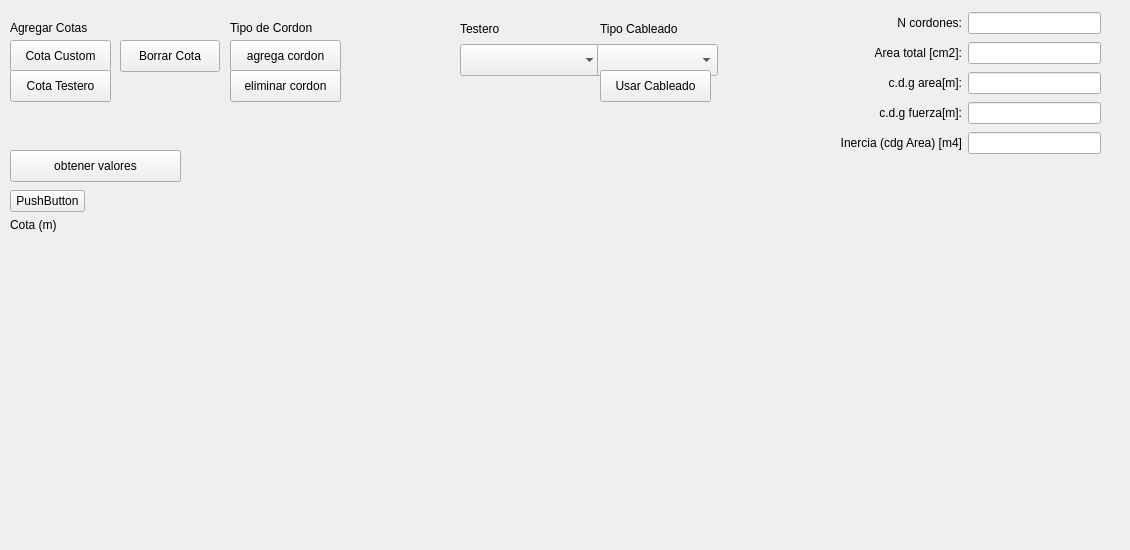
   <widget class="QWidget" name="tab_2">
    <attribute name="title">
     <string>Arm. Activa</string>
    </attribute>
    <widget class="QWidget" name="gridLayoutWidget_2">
     <property name="geometry">
      <rect>
       <x>10</x>
       <y>190</y>
       <width>1111</width>
       <height>351</height>
      </rect>
     </property>
     <layout class="QGridLayout" name="gridLayout">
      <property name="horizontalSpacing">
       <number>-1</number>
      </property>
      <item row="1" column="0">
       <layout class="QVBoxLayout" name="verticalLayout">
        <property name="spacing">
         <number>0</number>
        </property>
        <item>
         <widget class="QLabel" name="tab2_label_cota">
          <property name="maximumSize">
           <size>
            <width>100</width>
            <height>16777215</height>
           </size>
          </property>
          <property name="text">
           <string>Cota (m)</string>
          </property>
         </widget>
        </item>
        <item>
         <spacer name="verticalSpacer_2">
          <property name="orientation">
           <enum>Qt::Orientation::Vertical</enum>
          </property>
          <property name="sizeHint" stdset="0">
           <size>
            <width>20</width>
            <height>40</height>
           </size>
          </property>
         </spacer>
        </item>
       </layout>
      </item>
      <item row="0" column="0">
       <widget class="QPushButton" name="tab2_relleno_layout_armaduras">
        <property name="enabled">
         <bool>true</bool>
        </property>
        <property name="maximumSize">
         <size>
          <width>75</width>
          <height>16777215</height>
         </size>
        </property>
        <property name="text">
         <string>PushButton</string>
        </property>
       </widget>
      </item>
      <item row="1" column="1">
       <spacer name="horizontalSpacer">
        <property name="orientation">
         <enum>Qt::Orientation::Horizontal</enum>
        </property>
        <property name="sizeHint" stdset="0">
         <size>
          <width>40</width>
          <height>20</height>
         </size>
        </property>
       </spacer>
      </item>
     </layout>
    </widget>
    <widget class="QPushButton" name="tab2_btn_add_cota_custom">
     <property name="geometry">
      <rect>
       <x>10</x>
       <y>40</y>
       <width>101</width>
       <height>32</height>
      </rect>
     </property>
     <property name="text">
      <string>Cota Custom</string>
     </property>
    </widget>
    <widget class="QPushButton" name="tab2_btn_add_cord">
     <property name="geometry">
      <rect>
       <x>230</x>
       <y>40</y>
       <width>111</width>
       <height>32</height>
      </rect>
     </property>
     <property name="text">
      <string>agrega cordon</string>
     </property>
    </widget>
    <widget class="QPushButton" name="tab2_btn_del_cota">
     <property name="geometry">
      <rect>
       <x>120</x>
       <y>40</y>
       <width>100</width>
       <height>32</height>
      </rect>
     </property>
     <property name="text">
      <string>Borrar Cota</string>
     </property>
    </widget>
    <widget class="QPushButton" name="tab2_btn_del_cord">
     <property name="geometry">
      <rect>
       <x>230</x>
       <y>70</y>
       <width>111</width>
       <height>32</height>
      </rect>
     </property>
     <property name="text">
      <string>eliminar cordon</string>
     </property>
    </widget>
    <widget class="QWidget" name="gridLayoutWidget_3">
     <property name="geometry">
      <rect>
       <x>840</x>
       <y>10</y>
       <width>261</width>
       <height>147</height>
      </rect>
     </property>
     <layout class="QGridLayout" name="tab2_gridLayout_totales">
      <item row="0" column="0">
       <widget class="QLabel" name="tab2_label_cant_cord">
        <property name="text">
         <string>N cordones:</string>
        </property>
        <property name="alignment">
         <set>Qt::AlignmentFlag::AlignRight|Qt::AlignmentFlag::AlignTrailing|Qt::AlignmentFlag::AlignVCenter</set>
        </property>
       </widget>
      </item>
      <item row="3" column="0">
       <widget class="QLabel" name="tab2_label_cdg_fuerza">
        <property name="text">
         <string>c.d.g fuerza[m]:</string>
        </property>
        <property name="alignment">
         <set>Qt::AlignmentFlag::AlignRight|Qt::AlignmentFlag::AlignTrailing|Qt::AlignmentFlag::AlignVCenter</set>
        </property>
       </widget>
      </item>
      <item row="1" column="0">
       <widget class="QLabel" name="tab2_label_area_total">
        <property name="text">
         <string>Area total [cm2]:</string>
        </property>
        <property name="alignment">
         <set>Qt::AlignmentFlag::AlignRight|Qt::AlignmentFlag::AlignTrailing|Qt::AlignmentFlag::AlignVCenter</set>
        </property>
       </widget>
      </item>
      <item row="2" column="0">
       <widget class="QLabel" name="tab2_label_cdg_area">
        <property name="text">
         <string>c.d.g area[m]:</string>
        </property>
        <property name="alignment">
         <set>Qt::AlignmentFlag::AlignRight|Qt::AlignmentFlag::AlignTrailing|Qt::AlignmentFlag::AlignVCenter</set>
        </property>
       </widget>
      </item>
      <item row="0" column="1">
       <widget class="QLineEdit" name="tab2_line_total_cordones"/>
      </item>
      <item row="3" column="1">
       <widget class="QLineEdit" name="tab2_line_total_cdg_fuerza"/>
      </item>
      <item row="1" column="1">
       <widget class="QLineEdit" name="tab2_line_total_area"/>
      </item>
      <item row="2" column="1">
       <widget class="QLineEdit" name="tab2_line_total_cdg_area"/>
      </item>
      <item row="4" column="0">
       <widget class="QLabel" name="tab2_label_inercia">
        <property name="text">
         <string>Inercia (cdg Area) [m4]</string>
        </property>
        <property name="alignment">
         <set>Qt::AlignmentFlag::AlignRight|Qt::AlignmentFlag::AlignTrailing|Qt::AlignmentFlag::AlignVCenter</set>
        </property>
       </widget>
      </item>
      <item row="4" column="1">
       <widget class="QLineEdit" name="tab2_line_total_inercia"/>
      </item>
     </layout>
    </widget>
    <widget class="QPushButton" name="tab2_btn_valores">
     <property name="geometry">
      <rect>
       <x>10</x>
       <y>150</y>
       <width>171</width>
       <height>32</height>
      </rect>
     </property>
     <property name="text">
      <string>obtener valores</string>
     </property>
    </widget>
    <widget class="QLabel" name="tab2_label_cota_dinamica">
     <property name="geometry">
      <rect>
       <x>10</x>
       <y>20</y>
       <width>101</width>
       <height>16</height>
      </rect>
     </property>
     <property name="text">
      <string>Agregar Cotas</string>
     </property>
    </widget>
    <widget class="QPushButton" name="tab2_btn_add_cota_testero">
     <property name="geometry">
      <rect>
       <x>10</x>
       <y>70</y>
       <width>101</width>
       <height>32</height>
      </rect>
     </property>
     <property name="text">
      <string>Cota Testero</string>
     </property>
    </widget>
    <widget class="QLabel" name="tab2_label_cota_dinamica_2">
     <property name="geometry">
      <rect>
       <x>230</x>
       <y>20</y>
       <width>101</width>
       <height>16</height>
      </rect>
     </property>
     <property name="text">
      <string>Tipo de Cordon</string>
     </property>
    </widget>
    <widget class="QLabel" name="tab2_label_testero">
     <property name="geometry">
      <rect>
       <x>460</x>
       <y>20</y>
       <width>113</width>
       <height>18</height>
      </rect>
     </property>
     <property name="text">
      <string>Testero</string>
     </property>
    </widget>
    <widget class="QComboBox" name="tab2_combo_testero">
     <property name="geometry">
      <rect>
       <x>460</x>
       <y>44</y>
       <width>141</width>
       <height>32</height>
      </rect>
     </property>
    </widget>
    <widget class="QComboBox" name="tab2_combo_preset">
     <property name="geometry">
      <rect>
       <x>597</x>
       <y>44</y>
       <width>121</width>
       <height>32</height>
      </rect>
     </property>
    </widget>
    <widget class="QLabel" name="tab2_label_preset">
     <property name="geometry">
      <rect>
       <x>600</x>
       <y>20</y>
       <width>112</width>
       <height>18</height>
      </rect>
     </property>
     <property name="text">
      <string>Tipo Cableado</string>
     </property>
    </widget>
    <widget class="QPushButton" name="tab2_btn_aplicar_preset">
     <property name="geometry">
      <rect>
       <x>600</x>
       <y>70</y>
       <width>111</width>
       <height>32</height>
      </rect>
     </property>
     <property name="text">
      <string>Usar Cableado</string>
     </property>
    </widget>
   </widget>
